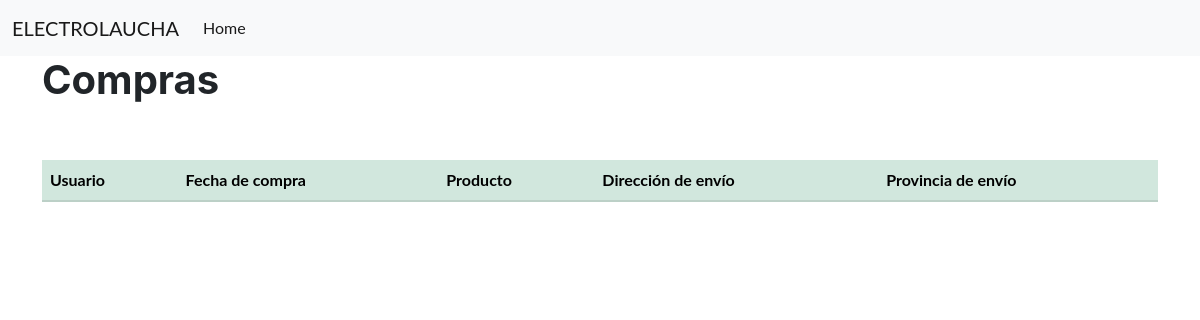
Before: /managermenu/vercompras/ with the older database file.
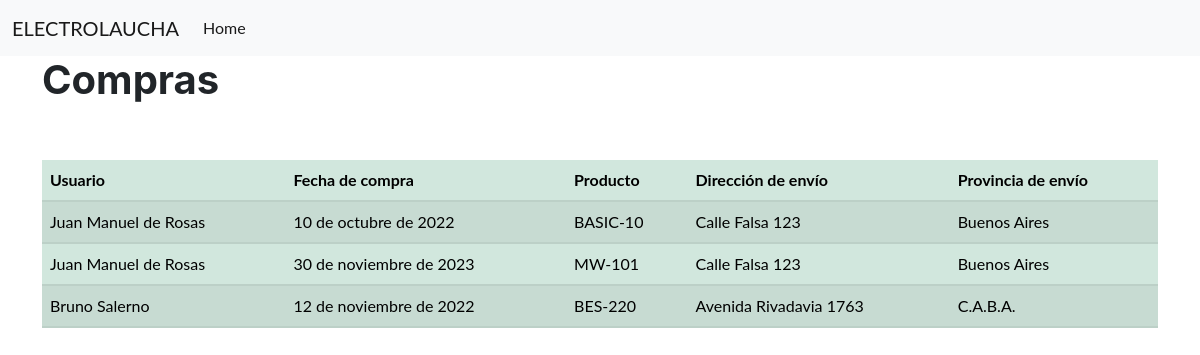
After: the same page with the newer database file.
### app1/models.py (models this page shows)
class Compras(models.Model):
    usuario = models.ForeignKey(Usuario, null=True, on_delete=models.SET_NULL)
    fecha_compra = models.DateField()
    producto = models.ForeignKey(Producto, on_delete=models.PROTECT)
    dir_envio = models.CharField(max_length=1000)
    provincia_envio = models.IntegerField(choices=prov)

class Usuario(models.Model):
    nombre = models.CharField(max_length=100, blank=False, null=False)
    email = models.EmailField(max_length=254, unique=True, blank=False, null=False)
    password = models.CharField(max_length=100, blank=False, null=False)
    nacimiento = models.DateField(blank=False, null=False)
    telefono = models.CharField(max_length=100, blank=False, null=False)
    USERNAME_FIELD = "email"
    def __str__(self):
        return self.nombre

class Producto(models.Model):
    producto = models.CharField(max_length=100)
    categoria = models.IntegerField(choices=category)
    marca = models.CharField(max_length=100)
    modelo = models.CharField(max_length=100, unique=True)
    precio = models.DecimalField(decimal_places=2, max_digits=9)
    def __str__(self):
        return self.modelo

### app1/views.py (the view)
# urls.py: path("managermenu/vercompras/", view_ver_compras),
def view_ver_compras(request):
    compras = []
    for i in models.Compras.objects.all():
        compras.append(i)
    return render(request, "users/vercompras.html", {"compras": compras})

### app1/templates/users/vercompras.html
{% extends "app1/index.html" %}
{% block content %}
    <h1>Compras</h1>
    <br><br>
    <table class="table table-success table-striped">
        <thead>
            <th>Usuario</th>
            <th>Fecha de compra</th>
            <th>Producto<o</th>
            <th>Dirección de envío</th>
            <th>Provincia de envío</th>
        </thead>
        <tbody>
            {% if compras %}
                {% for compra in compras %}
                    <tr>
                        <td>{{compra.usuario}}</td>
                        <td>{{compra.fecha_compra}}</td>
                        <td>{{compra.producto}}</td>
                        <td>{{compra.dir_envio}}</td>
                        <td>{{compra.get_provincia_envio_display}}</td>
                        </tr>
                {% endfor %}
            {% endif %}
        </tbody>
    </table>
{% endblock content %}

### app1/templates/app1/index.html (shortened to what this page needs)
<!DOCTYPE html>
<html lang="es">
<head>
    {% load static %}
    <link href="https://cdn.jsdelivr.net/npm/bootstrap@5.3.2/dist/css/bootstrap.min.css" rel="stylesheet">
    <link href="{% static 'app1/css/styles.css' %}" rel="stylesheet" />
</head>
<body>
    <nav class="navbar navbar-expand-lg bg-body-tertiary">
        <div class="container-fluid">
          <a class="navbar-brand" href="#">ELECTROLAUCHA</a>
          <div class="collapse navbar-collapse" id="navbarSupportedContent">
            <ul class="navbar-nav me-auto mb-2 mb-lg-0">
              <li class="nav-item">
                <a class="nav-link active" aria-current="page" href="http://127.0.0.1:8000/">Home</a>
              </li>
            </ul>
          </div>
        </div>
      </nav>
    <div class="content container">
      {% block content %}
      {% endblock content%}
    </div>
</body>
</html>

Changed rows visible on the page:
added Compras: usuario "Juan Manuel de Rosas", fecha_compra "10 de octubre de 2022", producto "BASIC-10", dir_envio "Calle Falsa 123", provincia_envio "Buenos Aires"
added Compras: usuario "Juan Manuel de Rosas", fecha_compra "30 de noviembre de 2023", producto "MW-101", dir_envio "Calle Falsa 123", provincia_envio "Buenos Aires"
added Compras: usuario "Bruno Salerno", fecha_compra "12 de noviembre de 2022", producto "BES-220", dir_envio "Avenida Rivadavia 1763", provincia_envio "C.A.B.A."
